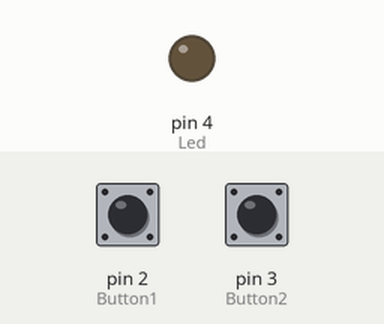
Recording of a sketch running on a simulated Arduino Uno, built with avr-gcc and run on an emulated ATmega328P. On the bench: output pins drawn as LEDs (lit = HIGH). The inputs (shaded band) are chosen by the test bench; at power-on: pin 2 (Button1) LOW, pin 3 (Button2) LOW.

Above: at 1.2 s.
1.3 s: pin 2 (Button1) pulled HIGH for 0.15 s
At 1.6 s:
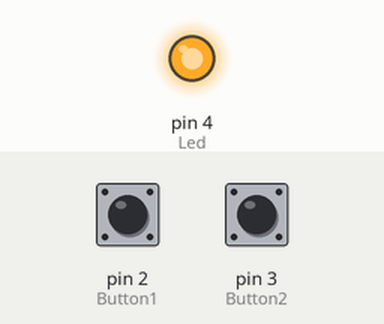
2.9 s: pin 3 (Button2) pulled HIGH for 0.15 s
At 4.0 s:
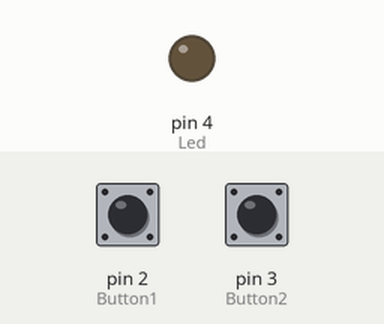
4.5 s: pin 2 (Button1) pulled HIGH for 1 s
At 5.3 s:
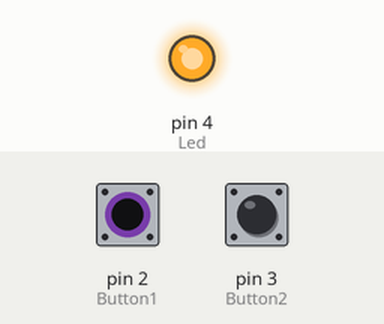
Timing chart, 0 to 7.5 s (numbered marks = the images above; inputs shaded):
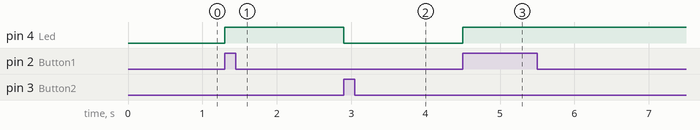

The sketch:

Button_led_ac_kapa.ino
```cpp
int Led = 4;
int Button1 = 2;
int Button2 = 3;

void setup() {

  pinMode(Led, OUTPUT);
  pinMode(Button1, INPUT);
  pinMode(Button2, INPUT);


}

void loop() {
  if (digitalRead(Button1) == 1)
  {

    digitalWrite(Led, HIGH);

  }
  else if (digitalRead(Button2) == 1)
  {
    digitalWrite(Led, LOW);
  }
}
```

Measured:
- after the input at 1.3 s, pin 4 (Led): LOW → HIGH at once
- after the input at 2.9 s, pin 4 (Led): HIGH → LOW at once
- after the input at 4.5 s, pin 4 (Led): LOW → HIGH at once
